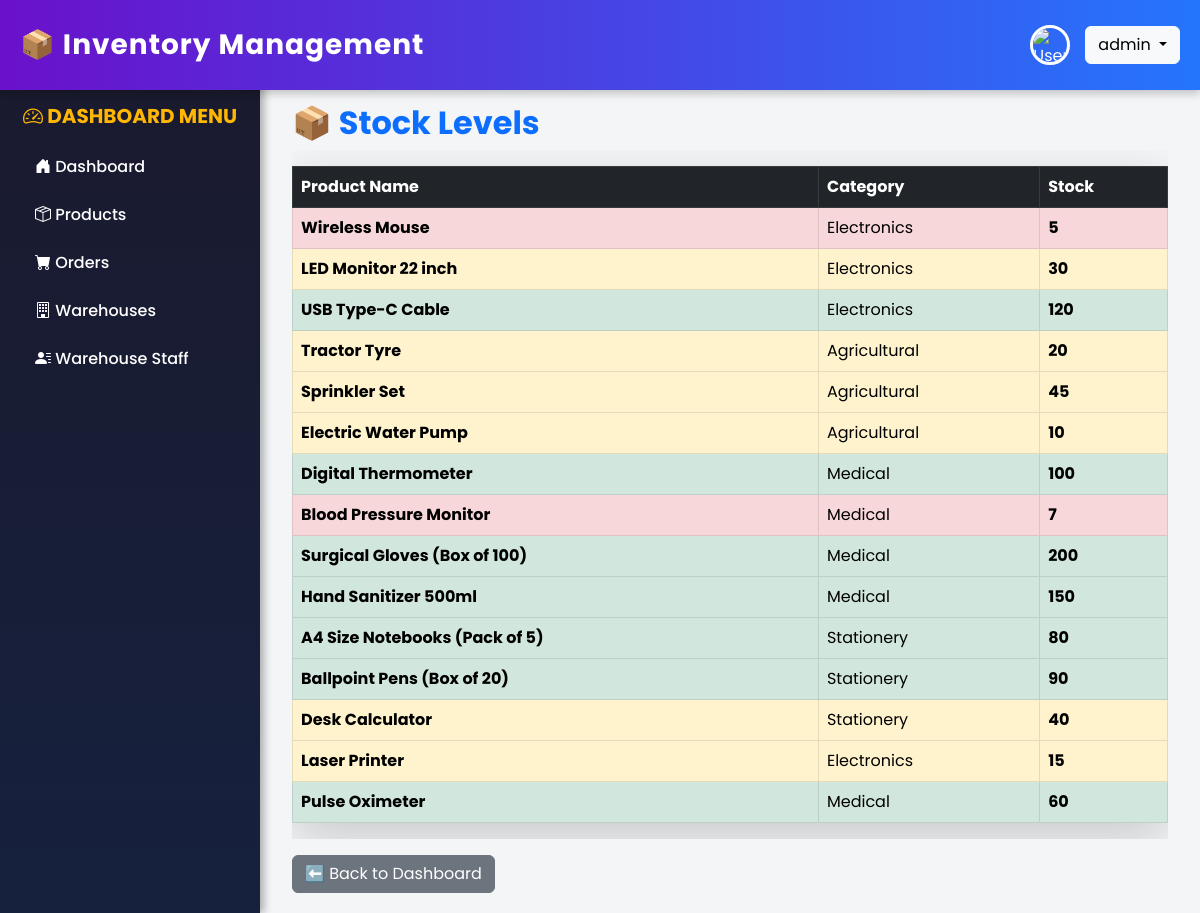
The app's page /stock-levels/ (signed in) with its own data.
### inventory/models.py (models this page shows, shortened)
class Product(models.Model):
    name = models.CharField(max_length=255)
    stock_keeping_unit = models.CharField(max_length=100)
    category = models.ForeignKey('Category', on_delete=models.CASCADE)
    quantity_in_stock = models.PositiveIntegerField()
    reorder_level = models.PositiveIntegerField(default=10)
    supplier = models.ForeignKey('Supplier', on_delete=models.SET_NULL, null=True, blank=True)
    purchase_price = models.DecimalField(max_digits=10, decimal_places=2)
    selling_price = models.DecimalField(max_digits=10, decimal_places=2)
    description = models.TextField(blank=True, null=True)
    warehouse_location = models.CharField(max_length=255)
    created_at = models.DateTimeField(auto_now_add=True)
    product_image = models.ImageField(upload_to="product_images/", null=True, blank=True)
    barcode = models.ImageField(upload_to="qrcodes/", blank=True, null=True)

class Category(models.Model):
    name = models.CharField(max_length=255, unique=True)

### inventory/views.py (the view)
# urls.py: path("stock-levels/", stock_levels, name="stock_levels"),
def stock_levels(request):
    products = Product.objects.all()
    return render(request, "inventory/stock_levels.html", {"products": products})

### inventory/templates/inventory/stock_levels.html
{% extends 'inventory/base.html' %} {% block content %}
<div class="container mt-4">
  <h2 class="fw-bold text-primary">📦 Stock Levels</h2>
  <div class="table-responsive">
    <table class="table table-bordered table-hover shadow-lg mt-3">
      <thead class="table-dark text-white">
        <tr>
          <th>Product Name</th>
          <th>Category</th>
          <th>Stock</th>
        </tr>
      </thead>
      <tbody>
        {% for product in products %}
        <tr
          class="{% if product.quantity_in_stock < 10 %}table-danger{% elif product.quantity_in_stock < 50 %}table-warning{% else %}table-success{% endif %}"
        >
          <td class="fw-bold">{{ product.name }}</td>
          <td>{{ product.category.name }}</td>
          <td class="fw-bold">{{ product.quantity_in_stock }}</td>
        </tr>
        {% endfor %}
      </tbody>
    </table>
  </div>
  <div class="mt-3">
    <a href="{% url 'inventory:dashboard' %}" class="btn btn-secondary">
      ⬅️ Back to Dashboard
    </a>
  </div>
</div>
{% endblock %}

### inventory/templates/inventory/base.html (style rules this page uses)
body { font-family: "Poppins", sans-serif; display: flex; flex-direction: column; height: 100vh; overflow-x: hidden; background-color: #f4f5f7; }

### records on screen
Product: name "Wireless Mouse", category.name "Electronics", quantity_in_stock "5"
Product: name "LED Monitor 22 inch", category.name "Electronics", quantity_in_stock "30"
Product: name "USB Type-C Cable", category.name "Electronics", quantity_in_stock "120"
Product: name "Tractor Tyre", category.name "Agricultural", quantity_in_stock "20"
Product: name "Sprinkler Set", category.name "Agricultural", quantity_in_stock "45"
Product: name "Electric Water Pump", category.name "Agricultural", quantity_in_stock "10"
Product: name "Digital Thermometer", category.name "Medical", quantity_in_stock "100"
Product: name "Blood Pressure Monitor", category.name "Medical", quantity_in_stock "7"
Product: name "Surgical Gloves (Box of 100)", category.name "Medical", quantity_in_stock "200"
Product: name "Hand Sanitizer 500ml", category.name "Medical", quantity_in_stock "150"
Product: name "A4 Size Notebooks (Pack of 5)", category.name "Stationery", quantity_in_stock "80"
Product: name "Ballpoint Pens (Box of 20)", category.name "Stationery", quantity_in_stock "90"
Product: name "Desk Calculator", category.name "Stationery", quantity_in_stock "40"
Product: name "Laser Printer", category.name "Electronics", quantity_in_stock "15"
Product: name "Pulse Oximeter", category.name "Medical", quantity_in_stock "60"

### other values on screen
{{ request.session.user_name }} "admin"
